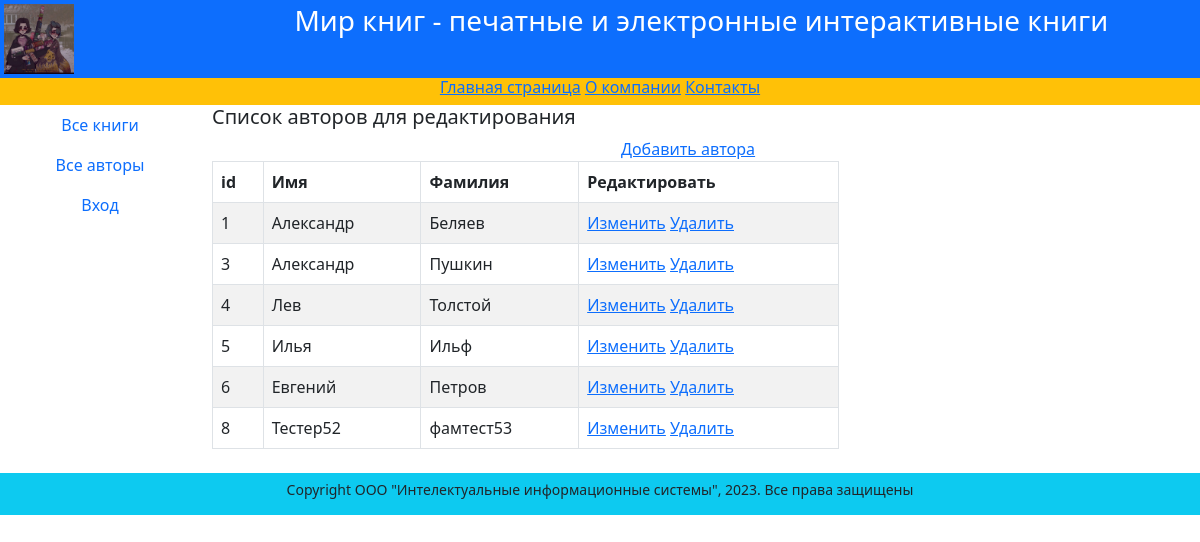
The app's page /edit_authors/ with its own data.
### catalog/models.py (models this page shows, shortened)
class Author(models.Model):
    first_name = models.CharField(max_length=100, help_text="Введите имя автора", verbose_name="Имя автора")
    last_name = models.CharField(max_length=100, help_text="Введите фамилию автора", verbose_name="Фамилия автора")
    date_of_birth = models.DateField(help_text="Введите дату рождения", verbose_name="Дата рождения",
                                     null=True, blank=True)
    about = models.TextField(help_text="Введите сведения об авторе", verbose_name="Сведения об авторе")
    photo = models.ImageField(upload_to='images', help_text="Введите фото автора", verbose_name="Фото автора",
                              null=True, blank=True)
    objects = models.Manager()

### catalog/views.py (the view)
# urls.py: path('edit_authors/', views.edit_authors, name='edit_authors'),
def edit_authors(request):
    author = Author.objects.all()
    context = {'author': author}
    return render(request, 'catalog/edit_authors.html', context)

### templates/catalog/edit_authors.html
{% extends 'catalog/base.html' %}
{% block content %}
<div class="row text-start lh-2">
    <h5>Список авторов для редактирования</h5>
</div>
<div class="row">
    <a href="/authors_add/{{ authors_add }}">Добавить автора</a>
    <div class="col-8">
        <table class="table table-striped table-bordered text-start">
            <thead>
                <tr>
                    <th>id</th>
                    <th>Имя</th>
                    <th>Фамилия</th>
                    <th>Редактировать</th>
                </tr>
            </thead>
            <tbody>
            {% if author %}
                {% for author in author.all %}
                    <tr>
                        <td>{{ author.id }}</td>
                        <td>{{ author.first_name }}</td>
                        <td>{{ author.last_name }}</td>
                        <td><a href="/edit_author/{{ author.id }}">Изменить</a>
                        <a href="/delete/{{ author.id }}">Удалить</a></td>
                    </tr>
                {% endfor %}
            {% else %}
                <p>В базе данных нет авторов</p>
            {% endif %}
            </tbody>
        </table>
    </div>
    <div class="col-2"></div>
</div>
{% endblock %}

### records on screen
Author: id "1", first_name "Александр", last_name "Беляев"
Author: id "3", first_name "Александр", last_name "Пушкин"
Author: id "4", first_name "Лев", last_name "Толстой"
Author: id "5", first_name "Илья", last_name "Ильф"
Author: id "6", first_name "Евгений", last_name "Петров"
Author: id "8", first_name "Тестер52", last_name "фамтест53"
